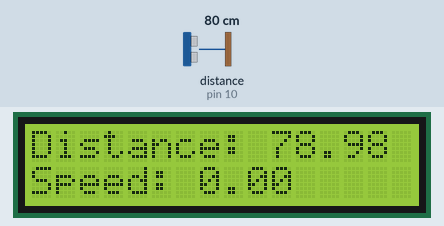
The sketch below on a simulated Arduino Uno, built with avr-gcc and run on an emulated ATmega328P. Parts: 16×2 character LCD. Wiring (inferred from the names in the program): ultrasonic range finder: trigger pin 9; echo pin 10. The test bench sets the inputs (shaded band); at power-on: distance to the obstacle (sensor on pin 10) 80 cm. The echo pulse lasts 58.3 µs per cm; what the sketch prints to the serial monitor is not drawn.

Above: at 1.2 s.
1.3 s: distance to the obstacle (sensor on pin 10) set to 2 cm
At 2.35 s:
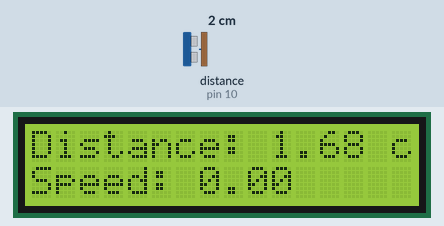
4.3 s: distance to the obstacle (sensor on pin 10) set to 4 cm
At 5.2 s:
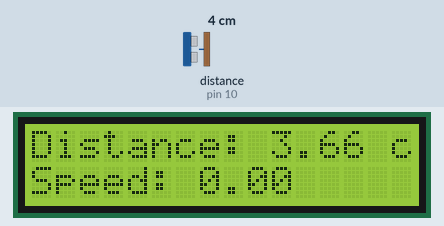
6.1 s: distance to the obstacle (sensor on pin 10) set to 18 cm
At 6.67 s:
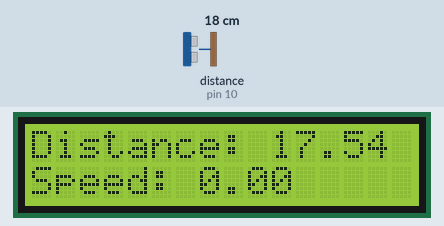
Timing chart, 0 to 9.1 s (numbered marks = the images above; inputs shaded):
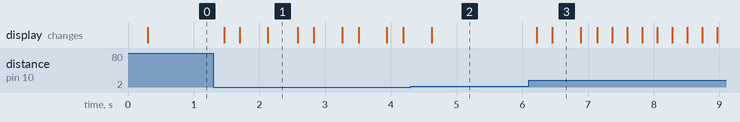

The sketch:

sonar.ino
```cpp
#include <LiquidCrystal.h>

const int rs = 12, en = 11, d4 = 5, d5 = 4, d6 = 3, d7 = 2;
LiquidCrystal lcd(rs, en, d4, d5, d6, d7);

const int trigPin = 9;
const int echoPin = 10;
int distanceCm;
void setup() {
  lcd.begin(16, 2); // Initializes the interface to the LCD screen, and specifies the dimensions (width and height) of the display
  pinMode(trigPin, OUTPUT);
  pinMode(echoPin, INPUT);
  Serial.begin(9600);
}
void loop() {
  float distance1 = sonicRead();
  unsigned long t1 = micros();
  delay(100);
  float distance2 = sonicRead();
  unsigned long t2 = micros();
  float v = (distance2 - distance1) * 1.0 / (t2 - t1) * 10000;

  Serial.println(v);
  delay(100);

  lcd.setCursor(0, 0); // Sets the location at which subsequent text written to the LCD will be displayed
  lcd.print("Distance: "); // Prints string "Distance" on the LCD
  lcd.print(distance1); // Prints the distance value from the sensor
  lcd.print(" cm");
  delay(10);
  lcd.setCursor(0, 1);
  lcd.print("Speed: ");
  lcd.print(v);
  lcd.print(" ");
  delay(10);
}

float sonicRead ()
{
  digitalWrite(trigPin, LOW);
  delayMicroseconds(2);
  digitalWrite(trigPin, HIGH);
  delayMicroseconds(10);
  digitalWrite(trigPin, LOW);

  unsigned long duration = pulseIn(echoPin, HIGH);
  return duration * 0.034 / 2;
}
```

Measured:
- after the input at 1.3 s, the display: first changes after 0.16 s (image 1 shows a later state)
- after the input at 4.3 s, the display: changes after 0.32 s (image 2)
- after the input at 6.1 s, the display: first changes after 0.12 s (image 3 shows a later state)
- what the display in image 1 shows lasts 0.5 s, from 2.1 s to 2.6 s
- what the display in image 3 shows lasts 0.4 s, from 6.5 s to 6.9 s
